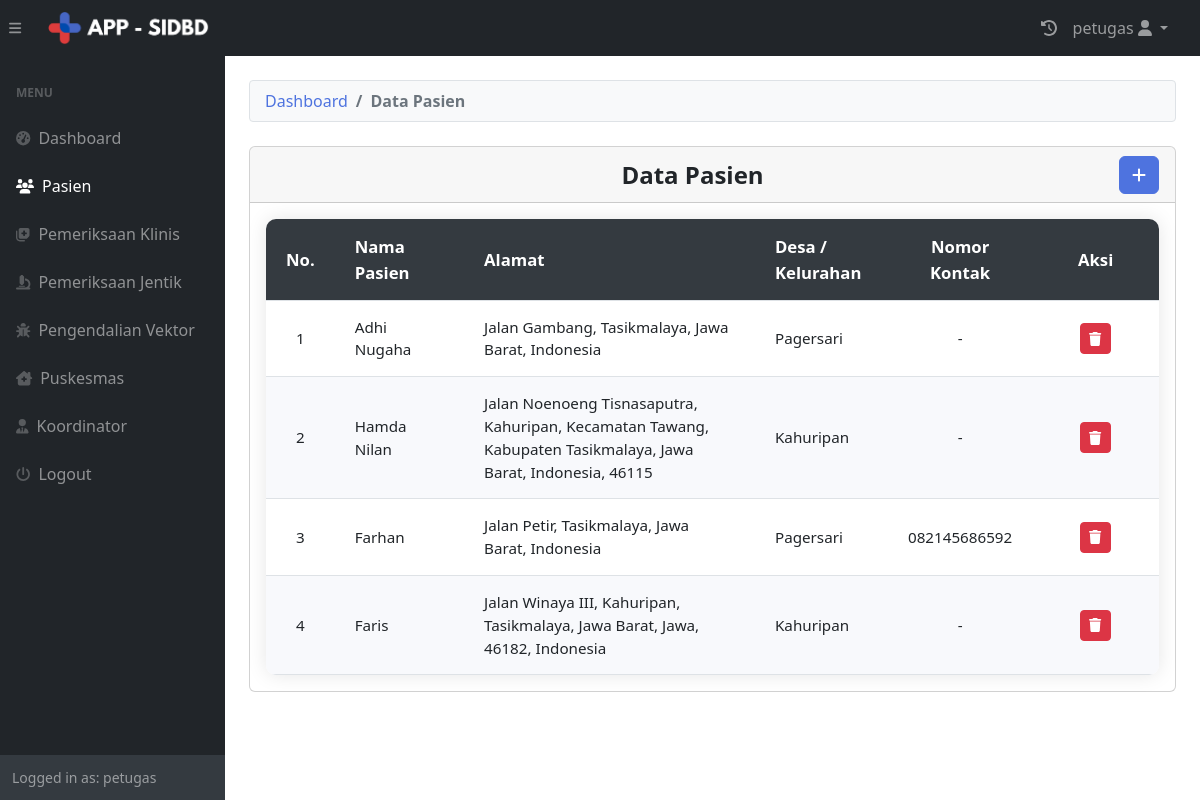
Page /petugas/pasien.php (signed in) on the committed database.
### tables this page shows
CREATE TABLE `pasien` (
  `id` int(11) NOT NULL,
  `namapasien` varchar(255) NOT NULL,
  `nik` varchar(255) NOT NULL,
  `tanggallahir` date NOT NULL,
  `tempatlahir` varchar(100) DEFAULT NULL,
  `jeniskelamin` varchar(255) NOT NULL,
  `alamat` varchar(255) NOT NULL,
  `rt` varchar(11) NOT NULL,
  `rw` varchar(11) NOT NULL,
  `desakelurahan` varchar(11) NOT NULL,
  `kecamatan` varchar(255) NOT NULL,
  `kabkota` varchar(255) NOT NULL,
  `kodepos` varchar(11) DEFAULT NULL,
  `nokontak` varchar(255) NOT NULL,
  `asalfasyankes` int(11) DEFAULT NULL,
  `domisili` varchar(100) DEFAULT NULL,
  `longitude` varchar(50) DEFAULT NULL,
  `latitude` varchar(50) DEFAULT NULL
);

### petugas/pasien.php (the view, shortened to what this page needs)
<?php
require "pasientambah.php";
require "header.php";
?>
<body class="sb-nav-fixed">
    <?php include 'nav.php'; ?>
    <?php include 'menu.php'; ?>
    <div id="layoutSidenav_content">
        <main>
            <div class="container-fluid px-4">
                <br>
                <ol class="breadcrumb mb-4">
                    <li class="breadcrumb-item"><a href="dashboard.php" data-bs-toggle="tooltip" title="Dashboard">Dashboard</a></li>
                    <li class="breadcrumb-item active">Data Pasien</li>
                </ol>
                <div class="card mb-4">
                <div class="card-header d-flex justify-content-between align-items-center">
                    <div class="header-title">Data Pasien</div>
                    <div>
                        <button type="button" class="btn btn-primary" data-bs-toggle="modal" data-bs-target="#myModal"
                                data-bs-toggle="tooltip" title="Tambah Data Pasien">
                            <i class="fas fa-plus"></i>
                        </button>
                    </div>
                </div>
                    <div class="card-body">
                        <table id="datatablesSimple" data-bs-toggle="tooltip" title="Klik untuk melihat detail pasien">
                            <thead>
                                <tr>
                                    <th>No.</th>
                                    <th>Nama Pasien</th>
                                    <th>Alamat</th>
                                    <th>Desa / Kelurahan</th>
                                    <th>Nomor Kontak</th>
                                    <th>Aksi</th>
                                </tr>
                            </thead>
                            <tbody>
                                    <?php
                                    $i = 1;
                                    $idpuskesmas = $_SESSION['idpuskesmas'];
                                    $ambildatakoor = mysqli_query($conn, "SELECT * FROM pasien WHERE asalfasyankes = '$idpuskesmas'");
                                    while ($row = mysqli_fetch_array($ambildatakoor)) {
                                        $namapasien = $row['namapasien'];
                                        $alamat = $row['alamat'];
                                        $desakelurahan = $row['desakelurahan'];
                                        $nokontak = $row['nokontak'];
                                        ?>
                                    <tr>
                                        <td><?php echo $i++; ?></td>
                                        <td><?php echo $namapasien; ?></td>
                                        <td><?php echo $alamat; ?></td>
                                        <td><?php echo $desakelurahan; ?></td>
                                        <td><?php echo $nokontak; ?></td>
                                        <td>
                                            <div>
                                                <a href="pasienhapus.php?id=<?php echo $row['id'] ?>" class="btn btn-sm btn-danger" onclick="return confirm('Apakah Anda yakin ingin menghapus Pasien ini?');" data-bs-toggle="tooltip"
                                                title="Hapus Data"><i class="fas fa-trash"></i></a>
                                            </div>
                                        </td>
                                    </tr>
                                    <?php
                                }
                                ?>
                            </tbody>
                        </table>
                    </div>
                </div>

### petugas/header.php (style rules this page uses)
.breadcrumb { background-color: #f8f9fa; border: 1px solid #dee2e6; border-radius: 0.25rem; padding: 8px 15px; margin-bottom: 15px; }
.breadcrumb-item a { color: #4e73df; text-decoration: none; font-weight: 500; }
.breadcrumb-item.active { color: #6c757d; font-weight: bold; }

### petugas/pasien.php (style rules this page uses)
.card-header { display: flex; align-items: center; justify-content: space-between; font-weight: bold; font-size: 1.5em; }
.card-header .header-title { text-align: center; flex: 1; }
#datatablesSimple th, #datatablesSimple td { text-align: center; }
#datatablesSimple th:nth-child(1), #datatablesSimple td:nth-child(1) { width: 5%; }
#datatablesSimple th:nth-child(2), #datatablesSimple td:nth-child(2) { width: 15%; text-align: left; }
#datatablesSimple th:nth-child(3), #datatablesSimple td:nth-child(3) { width: 35%; text-align: left; }
#datatablesSimple th:nth-child(4), #datatablesSimple td:nth-child(4) { width: 15%; text-align: left; }
#datatablesSimple th:nth-child(5), #datatablesSimple td:nth-child(5) { width: 15%; }
#datatablesSimple th:nth-child(6), #datatablesSimple td:nth-child(6) { width: 20%; }
.btn-primary { background-color: #4e73df; border-color: #007bff; color: white; transition: background-color 0.3s ease; }
table { width: 100%; border-collapse: collapse; background-color: #ffffff; border-radius: 10px; overflow: hidden; box-shadow: 0 0 20px rgba(0, 0, 0, 0.1); font-family: 'Segoe UI', Tahoma, Geneva, Verdana, sans-serif; font-size: 0.95em; }
table thead { background-color: #343a40; color: #ffffff; text-align: left; font-size: 1.1em; }
table th, table td { padding: 15px 20px; border-bottom: 1px solid #dee2e6; }
table tbody tr { transition: background-color 0.2s ease, transform 0.2s ease; }
table tbody tr:nth-child(even) { background-color: #f8f9fc; }
.card-header .btn-primary { background-color: #4e73df; border-color: #4e73df; }
table tbody tr { cursor: pointer; }

### rows in the picture
pasien: namapasien "Adhi Nugaha", alamat "Jalan Gambang, Tasikmalaya, Jawa Barat, Indonesia", desakelurahan "Pagersari", nokontak "-"
pasien: namapasien "Hamda Nilan", alamat "Jalan Noenoeng Tisnasaputra, Kahuripan, Kecamatan Tawang, Kabupaten Tasikmalaya, Jawa Barat, Indonesia, 46115", desakelurahan "Kahuripan", nokontak "-"
pasien: namapasien "Farhan", alamat "Jalan Petir, Tasikmalaya, Jawa Barat, Indonesia", desakelurahan "Pagersari", nokontak "082145686592"
pasien: namapasien "Faris", alamat "Jalan Winaya III, Kahuripan, Tasikmalaya, Jawa Barat, Jawa, 46182, Indonesia", desakelurahan "Kahuripan", nokontak "-"

### other values in the picture
$_SESSION["username"] "petugas"
